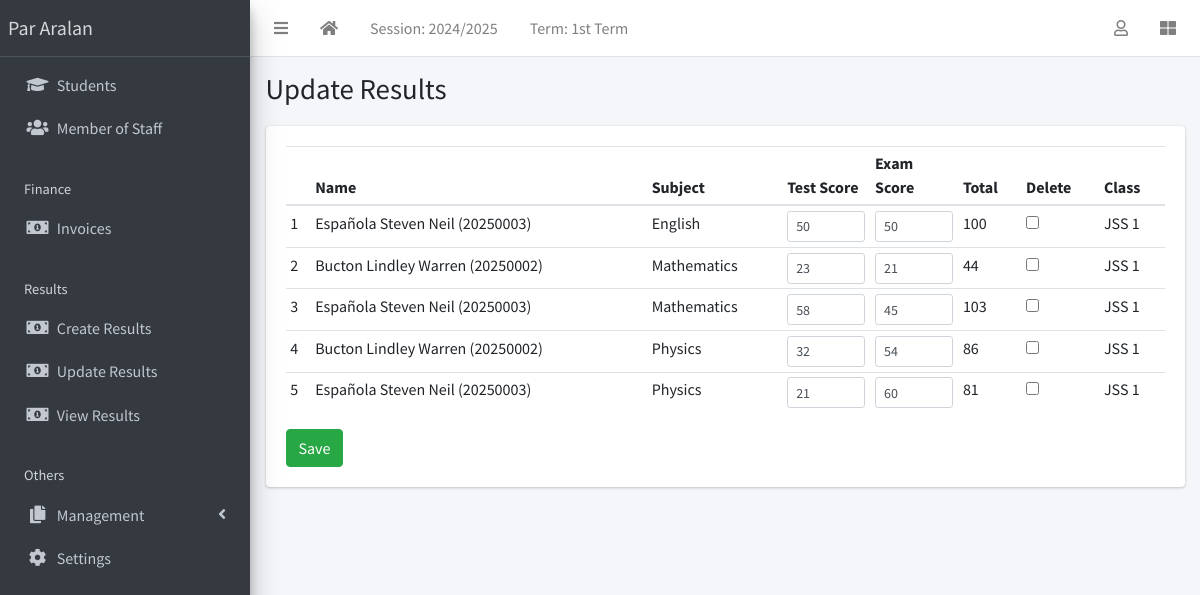
Screenshot of /result/edit-results/ (signed in) with the database file from the repository.
### apps/corecode/models.py (models this page shows, shortened)
class AcademicSession(models.Model):
    name = models.CharField(max_length=200, unique=True)
    current = models.BooleanField(default=True)
    class Meta:
        ordering = ["-name"]

class AcademicTerm(models.Model):
    name = models.CharField(max_length=20, unique=True)
    current = models.BooleanField(default=True)
    class Meta:
        ordering = ["name"]

class SiteConfig(models.Model):
    key = models.SlugField()
    value = models.CharField(max_length=200)

class Subject(models.Model):
    name = models.CharField(max_length=200, unique=True)
    class Meta:
        ordering = ["name"]
    def __str__(self):
        return self.name

class StudentClass(models.Model):
    name = models.CharField(max_length=200, unique=True)
    class Meta:
        verbose_name = "Class"
        verbose_name_plural = "Classes"
        ordering = ["name"]
    def __str__(self):
        return self.name

### apps/result/models.py (models this page shows, shortened)
class Result(models.Model):
    student = models.ForeignKey(Student, on_delete=models.CASCADE)
    session = models.ForeignKey(AcademicSession, on_delete=models.CASCADE)
    term = models.ForeignKey(AcademicTerm, on_delete=models.CASCADE)
    current_class = models.ForeignKey(StudentClass, on_delete=models.CASCADE)
    subject = models.ForeignKey(Subject, on_delete=models.CASCADE)
    test_score = models.IntegerField(default=0)
    exam_score = models.IntegerField(default=0)
    class Meta:
        ordering = ["subject"]
    def total_score(self):
        return self.test_score + self.exam_score

### apps/students/models.py (models this page shows, shortened)
class Student(models.Model):
    STATUS_CHOICES = [("active", "Active"), ("inactive", "Inactive")]
    GENDER_CHOICES = [("male", "Male"), ("female", "Female")]
    current_status = models.CharField(
        max_length=10, choices=STATUS_CHOICES, default="active"
    )
    registration_number = models.CharField(max_length=200, unique=True)
    surname = models.CharField(max_length=200)
    firstname = models.CharField(max_length=200)
    other_name = models.CharField(max_length=200, blank=True)
    gender = models.CharField(max_length=10, choices=GENDER_CHOICES, default="male")
    date_of_birth = models.DateField(default=timezone.now)
    current_class = models.ForeignKey(
        StudentClass, on_delete=models.SET_NULL, blank=True, null=True
    )
    date_of_admission = models.DateField(default=timezone.now)
    mobile_num_regex = RegexValidator(
        regex="^[0-9]{10,15}$", message="Entered mobile number isn't in a right format!"
    )
    parent_mobile_number = models.CharField(
        validators=[mobile_num_regex], max_length=13, blank=True
    )
    address = models.TextField(blank=True)
    others = models.TextField(blank=True)
    passport = models.ImageField(blank=True, upload_to="students/passports/")
    class Meta:
        ordering = ["surname", "firstname", "other_name"]
    def __str__(self):
        return f"{self.surname} {self.firstname} {self.other_name} ({self.registration_number})"

### apps/result/views.py (the view)
# urls.py: path("edit-results/", edit_results, name="edit-results"),
@login_required
def edit_results(request):
    if request.method == "POST":
        form = EditResults(request.POST)
        if form.is_valid():
            form.save()
            messages.success(request, "Results successfully updated")
            return redirect("edit-results")
    else:
        results = Result.objects.filter(
            session=request.current_session, term=request.current_term
        )
        form = EditResults(queryset=results)
    return render(request, "result/edit_results.html", {"formset": form})

### apps/corecode/context_processors.py (called while the page is built)
def site_defaults(request):
    current_session = AcademicSession.objects.get(current=True)
    current_term = AcademicTerm.objects.get(current=True)
    vals = SiteConfig.objects.all()
    contexts = {
        "current_session": current_session.name,
        "current_term": current_term.name,
    }
    for val in vals:
        contexts[val.key] = val.value
    return contexts

### apps/result/templates/result/edit_results.html (shortened to what this page needs)
{% extends 'base.html' %}
{% load widget_tweaks %}
{% block title %}
Update Results
{% endblock title %}
{% block content %}
<form method="POST">
  <table id="studenttable" class="table table-sm">
    <thead>
      <tr>
        <th></th>
        <th>Name</th>
        <th>Subject</th>
        <th>Test Score</th>
        <th>Exam Score</th>
        <th>Total</th>
        <th>Delete</th>
        <th>Class</th>
      </tr>
    </thead>
    <tbody>
      {% for form in formset %}
        <tr>
          <td>{{forloop.counter }}</td>
          <td>{{form.instance.student }}</td>
          <td>{{form.instance.subject}}</td>
          <td style="width: 10%;">{{form.test_score | add_class:"form-control form-control-sm"}}</td>
          <td style="width: 10%;">{{form.exam_score | add_class:"form-control form-control-sm"}}</td>
          <td>{{form.instance.total_score}}</td>
          <td>{{form.DELETE}}</td>
          <td>{{form.instance.current_class}}</td>
        </tr>
      {% endfor %}
    </tbody>
  </table>
  <input type="submit" class="btn btn-success" value="Save">
  </form>
{% endblock content %}

### templates/base.html (shortened to what this page needs)
{% load static %}
<!DOCTYPE html>
<html lang="en">
<head>
  <link rel="stylesheet" href="{% static 'plugins/fontawesome-free/css/all.min.css' %}">
  <link rel="stylesheet" href="{% static 'plugins/toastr/toastr.min.css' %}">
  <link rel="stylesheet"
    href="{% static 'plugins/overlayScrollbars/css/OverlayScrollbars.min.css' %}">
  <link rel="stylesheet" href="{% static 'plugins/Datatables/datatables.min.css' %}" />
  <link rel="stylesheet" href="{% static 'dist/css/adminlte.min.css' %}">
</head>
<body
  class="hold-transition sidebar-mini layout-fixed layout-navbar-fixed layout-footer-fixed">
  <div class="wrapper">
    <nav class="main-header navbar navbar-expand navbar-white navbar-light">
      <ul class="navbar-nav">
        <li class="nav-item">
          <a class="nav-link" data-widget="pushmenu" href="#" role="button"><i
              class="fas fa-bars"></i></a>
        </li>
        <li class="nav-item d-none d-sm-inline-block">
          <a href="{% url 'home' %} " class="nav-link"><i class="fa fa-home"></i></a>
        </li>
        <li class="nav-item d-none d-sm-inline-block">
          <a href="{% url 'current-session' %}" class="nav-link">Session: {{ current_session }}</a>
        </li>
        <li class="nav-item d-none d-sm-inline-block">
          <a href="{% url 'current-session' %}" class="nav-link">Term: {{ current_term }}</a>
        </li>
      </ul>
      <ul class="navbar-nav ml-auto">
        <li class="nav-item dropdown">
          <a class="nav-link" data-toggle="dropdown" href="#">
            <i class="far fa-user"></i>
          </a>
        </li>
        <li class="nav-item">
          <a class="nav-link" data-widget="control-sidebar" data-slide="true"
            href="#" role="button"><i class="fas fa-th-large"></i></a>
        </li>
      </ul>
    </nav>
    <aside class="main-sidebar sidebar-dark-primary elevation-4">
      <a href="{% url 'home' %}" class="brand-link">{{ school_name | default:"Par Aralan" }}</a>
      <div class="sidebar">
        <nav class="mt-2">
          <ul class="nav nav-pills nav-sidebar flex-column"
            data-widget="treeview" role="menu" data-accordion="false">
            <li class="nav-item">
              <a href="{% url 'student-list' %}" class="nav-link">
                <i class="nav-icon fas fa-graduation-cap"></i>
                <p>
                  Students
                </p>
              </a>
            </li>
            <li class="nav-item">
              <a href="{% url 'staff-list' %}" class="nav-link">
                <i class="nav-icon fas fa-users"></i>
                <p>
                  Member of Staff
                </p>
              </a>
            </li>
            <li class="nav-header">Finance</li>
            <li class="nav-item">
              <a href="{% url 'invoice-list' %}" class="nav-link">
                <i class="nav-icon fas fa-money-bill-alt"></i>
                <p>
                  Invoices
                </p>
              </a>
            </li>
            <li class="nav-header">Results</li>
            <li class="nav-item">
              <a href="{% url 'create-result' %}" class="nav-link">
                <i class="nav-icon fas fa-money-bill-alt"></i>
                <p>
                  Create Results
                </p>
              </a>
            </li>
            <li class="nav-item">
              <a href="{% url 'edit-results' %}" class="nav-link">
                <i class="nav-icon fas fa-money-bill-alt"></i>
                <p>
                  Update Results
                </p>
              </a>
            </li>
            <li class="nav-item">
              <a href="{% url 'view-results' %}" class="nav-link">
                <i class="nav-icon fas fa-money-bill-alt"></i>
                <p>
                  View Results
                </p>
              </a>
            </li>
            <li class="nav-header">Others</li>
            <li class="nav-item has-treeview">
              <a href="#" class="nav-link">
                <i class="nav-icon fas fa-copy"></i>
                <p>
                  Management
                  <i class="fas fa-angle-left right"></i>
                </p>
              </a>
            </li>
            <li class="nav-item">
              <a href="{% url 'configs' %}" class="nav-link">
                <i class="nav-icon fas fa-cog"></i>
                <p>
                  Settings
                </p>
              </a>
            </li>
          </ul>
        </nav>
      </div>
    </aside>
    <div class="content-wrapper">
      <section class="content-header">
        <div class="container-fluid">
          <div class="row mb-1">
            <div class="col-sm-8">
              <h1>{% block title %}{% endblock title %}</h1>
            </div>
            <div class="col-sm-4">
            </div>
          </div>
        </div>
      </section>
      <section class="content">
        <div class="container-fluid">
          <div class="row">
            <div class="col-md-12">
              {% block fullcard %}
              <div class="card">
                <div class="card-body">
                  <div class="row">
                    <div class="col">
                      {% block content %}
                      {% endblock content %}
                    </div>
                  </div>
                </div>
              </div>
              {% endblock fullcard %}
            </div>
          </div>
        </div>
      </section>
    </div>
  </div>
</body>
</html>

### rows the page displays
AcademicSession: name "2024/2025"
AcademicTerm: name "1st Term"
SiteConfig: value "Par Aralan"
Result: instance.student "Española Steven Neil (20250003)", instance.subject "English", instance.total_score "100", instance.current_class "JSS 1"
Result: instance.student "Bucton Lindley Warren (20250002)", instance.subject "Mathematics", instance.total_score "44", instance.current_class "JSS 1"
Result: instance.student "Española Steven Neil (20250003)", instance.subject "Mathematics", instance.total_score "103", instance.current_class "JSS 1"
Result: instance.student "Bucton Lindley Warren (20250002)", instance.subject "Physics", instance.total_score "86", instance.current_class "JSS 1"
Result: instance.student "Española Steven Neil (20250003)", instance.subject "Physics", instance.total_score "81", instance.current_class "JSS 1"
